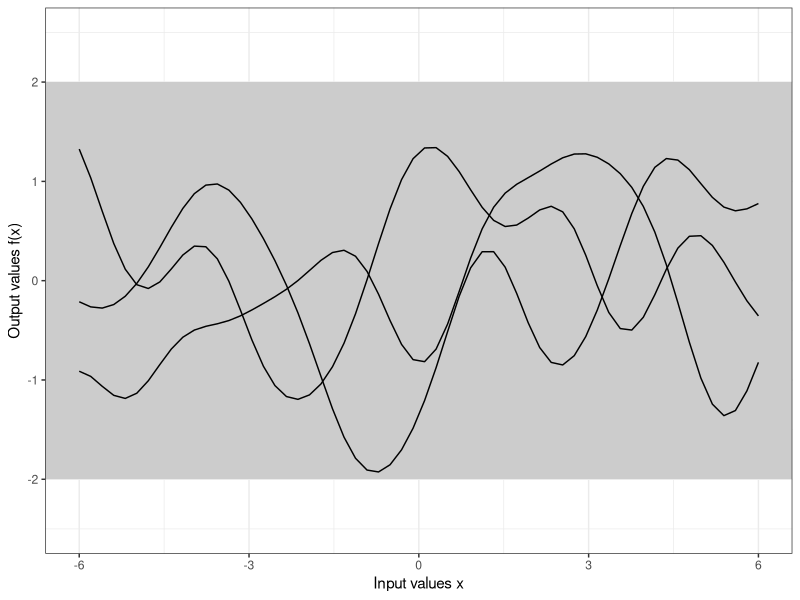
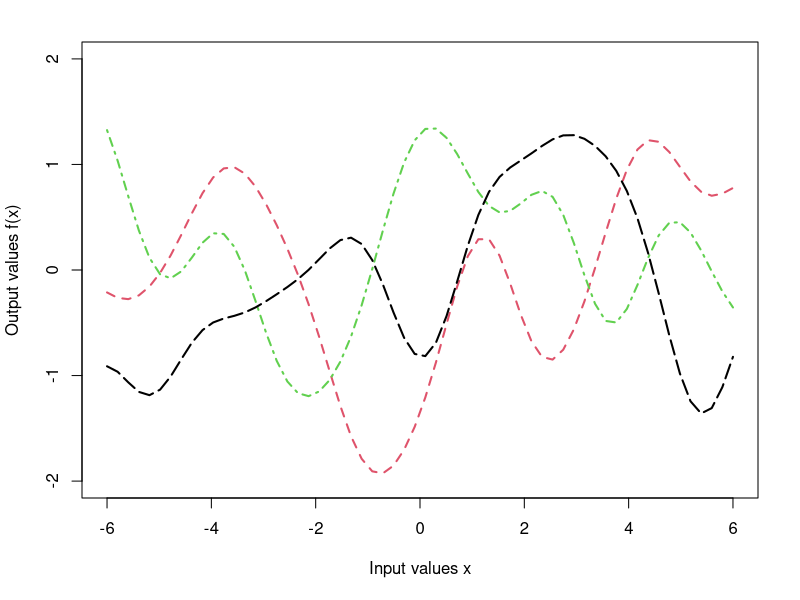
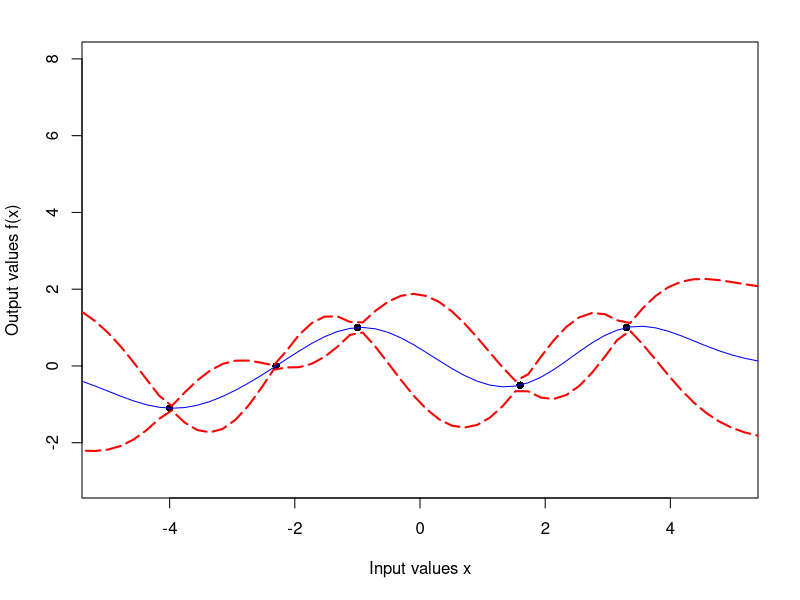

The R script that drew these images, in order: (Note: this script raises an error after producing the figures.)
# GAUSSIAN PROCESSES IN 1 DIMENSION

require(MASS)     # mvrnorm
require(reshape2) # function melt to stack different columns under eachother
require(ggplot2)


set.seed(123)

# Calculates the covariance matrix sigma using a
# simplified version of the squared exponential function.


##### Stationary and isotropic cov fun: squared-exponential in 1-dim
# Arguments of the function:
#  X1, X2 = vectors
#      l  = the length-scale parameter
# Returns:
# 	a covariance matrix
computeSigma <- function(X1,X2,l=1) {
  Sigma <- matrix(rep(0, length(X1)*length(X2)), nrow=length(X1))
  for (i in 1:nrow(Sigma)) {
    for (j in 1:ncol(Sigma)) {
      Sigma[i,j] <- exp(-0.5/l*(abs(X1[i]-X2[j]))^2)
      # could add signal and noise variances (see page 19 book, eq 2.31)
      
    }
  }
  return(Sigma)
}

# 1. Plot some sample functions from the Gaussian process
# as shown in Figure 2.2(a)

# Define the points at which we want to define the functions
x.star <- seq(-6,6,len=60)

# Calculate the covariance matrix 50x50
sigma <- computeSigma(x.star,x.star)
dim(sigma)

# Generate a number of functions from the process
n.samples <- 3
values <- matrix(rep(0,length(x.star)*n.samples), ncol=n.samples)   # fi
# this makes a matrix of size 50 by 3, 3 functions

for (i in 1:n.samples) {
  # Each column represents a sample from a multivariate normal distribution
  # with zero mean and covariance sigma
  values[,i] <- mvrnorm(1, rep(0, length(x.star)), sigma)
}
# n = 1. this is very important, as you cant compute the variance for one point
# yet if you make 2 points, it's gonna work. 
s <- mvrnorm(2, rep(0, length(x.star)), sigma)
var(s)  # it doesnt work anymore

Sigma <- matrix(c(10,3,3,2),2,2)
Sigma
s2 <- mvrnorm(n = 1, rep(0, 2), Sigma)
var(s2)





values2 <- cbind(x=x.star,as.data.frame(values))
values3 <- melt(values2,id="x")   # pile different columns onto eachother
values <- values3  # update

# Plot
fig2a <- ggplot(values,aes(x=x,y=value)) +
  geom_rect(xmin=-Inf, xmax=Inf, ymin=-2, ymax=2, fill="grey80") +
  geom_line(aes(group=variable)) +
  theme_bw() +
  scale_y_continuous(lim=c(-2.5,2.5), name="Output values f(x)") +
  xlab("Input values x")
fig2a
#pdf(file = "gp1dmater.pdf", width=7.6, height=5.57)
par(mar=c(5,4,2,2)+0.1)
plot(values2[,1], values2[,2], type="l", col=2, ylim=c(-2,2), lwd=2, lty=2,
     xlab="Input values x", ylab="Output values f(x)")
# plot x, f_1

lines(values2[,1], values2[,3], lty=4, col=3, lwd=2)
lines(values2[,1], values2[,4], lty=5, col=1, lwd=2)
mean(values2[1, ])
mean(values2[, 3])
mean(values2[, 4])


# 2. Now we have some known data points;
# Figure 2.2(b). In the book, the notation 'f'
# is used for f$y below.
f <- data.frame(x=c(-4,-2.3,-1,1.6,3.3),
                y=c(-1.1,0,1,-0.5,1))

# Calculate the covariance matrices using the same x.star values as above
x <- f$x  #  5 x 1
x.star    # 50 x 1
k.xx <- computeSigma(x,x)              # 5  x 5
k.xxs <- computeSigma(x,x.star)        # 5  x 50
k.xsx <- computeSigma(x.star,x)        # 50 x 5
k.xsxs <- computeSigma(x.star,x.star)  # 50 x 50

# These matrix calculations correspond to equation (2.19) in the book
# or (20) and (21) of the paper by Williams (1997)
f.star.bar <- k.xsx%*%solve(k.xx)%*%f$y                # !!!!!!!!!!!!!!!!!!!
cov.f.star <- k.xsxs - k.xsx%*%solve(k.xx)%*%k.xxs     # !!!!!!!!!!!!!!!!!!!

y <- f$y
plot(x, y, ylim = c(-3, 8), xlim=c(-5,5), pch=16, col=1,
     xlab="Input values x", ylab="Output values f(x)")
lines(x.star, f.star.bar + 1.96*(sqrt(diag(cov.f.star))), col="red", lty=5, lwd=2)
lines(x.star, f.star.bar - 1.96*(sqrt(diag(cov.f.star))), col="red", lty=5, lwd=2)
lines(x.star, f.star.bar, col="blue", lwd=1)




# This time we'll plot more samples
# We could of course simply plot a +/- 2 standard deviation confidence interval as in the book but I want to show the samples explicitly here.
n.samples <- 50
values <- matrix(rep(0,length(x.star)*n.samples), ncol=n.samples)
for (i in 1:n.samples) {
  values[,i] <- mvrnorm(1, f.star.bar, cov.f.star)
}
values <- cbind(x=x.star,as.data.frame(values))
values <- melt(values,id="x")

# Plot the results including the mean function
# and constraining data points
fig2b <- ggplot(values,aes(x=x,y=value)) +
  geom_line(aes(group=variable), colour="grey80") +
  geom_line(data=NULL,aes(x=x.star,y=f.star.bar),colour="red", size=1) + 
  geom_point(data=f,aes(x=x,y=y)) +
  theme_bw() +
  scale_y_continuous(lim=c(-3,3), name="Output values f(x)") +
  xlab("Input values x")

#pdf("noisegp.pdf", width=6.35, height=4.53)
fig2b
dev.off()







######## THIS IS THE LIKELIHOOD: noise within the data
# 3. Now assume that each of the observed data points have some
# normally-distributed noise.

# The standard deviation of the noise
sigma.n <- 0.2
# ONLY DIFFERENCE FROM BEFORE IS SIGMA.N IN THE 2 FORMULAS BELOW

# Recalculate the mean and covariance functions adding the noise to the diagonal
f.bar.star <- k.xsx%*%solve(k.xx + sigma.n^2*diag(1, ncol(k.xx)))%*%f$y
cov.f.star <- k.xsxs - k.xsx%*%solve(k.xx + sigma.n^2*diag(1, ncol(k.xx)))%*%k.xxs

# Recalulate the sample functions
values <- matrix(rep(0,length(x.star)*n.samples), ncol=n.samples)
for (i in 1:n.samples) {
  values[,i] <- mvrnorm(1, f.bar.star, cov.f.star)
}
values <- cbind(x=x.star,as.data.frame(values))
values <- melt(values,id="x")

# Plot the result, including error bars on the observed points
gg <- ggplot(values, aes(x=x,y=value)) + 
  geom_line(aes(group=variable), colour="grey80") +
  geom_line(data=NULL,aes(x=x.star,y=f.bar.star),colour="red", size=1) + 
  geom_errorbar(data=f,aes(x=x,y=NULL,ymin=y-2*sigma.n, ymax=y+2*sigma.n), width=0.2) +
  geom_point(data=f,aes(x=x,y=y)) +
  theme_bw() +
  scale_y_continuous(lim=c(-3,3), name="Output values f(x)") +
  xlab("Input values x")
gg
